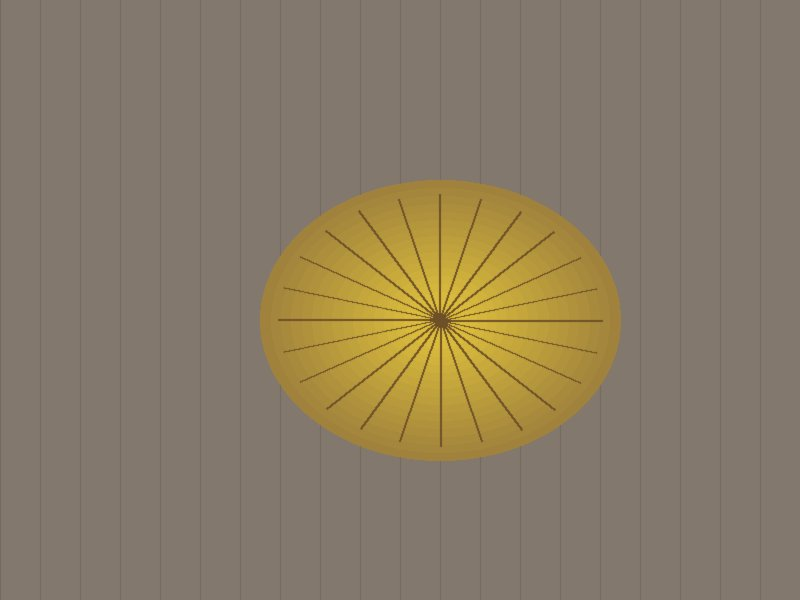
#> input picture ai/vision/samples/bamboo_basket.jpg, 800 x 600 px
$ python -i pipeline.py   (imports and definitions only)
#> lines starting #> are read from the running program, lines starting #| are printed output that depends on the picture; after the words box and inside, x2 and y2 are one past the last pixel; in counts of white or black regions, pixels touching at a corner belong together
#> further down, picture is the input picture: PIL image 800x600 RGB; mean R, G, B 137.2, 123.8, 101.2
"""
Image Processing Pipeline for TANTU AI Vision Studio.
Maintained by Team Member R (AI Image Enhancement).

Provides modular, robust image validation, format normalization,
aspect ratio cropping, lighting/contrast enhancement, background cleaning,
and high-resolution catalogue resizing for artisan handicraft photos.
"""

import io
import math
import os
from collections import deque
from typing import Tuple, List, Dict, Any, Optional, Union
from PIL import Image, ImageOps, ImageEnhance, ImageFilter, ImageStat

try:
    import cv2
    import numpy as np
except ImportError:  # Optional dependency; Pillow fallback remains available.
    cv2 = None
    np = None


SUPPORTED_FORMATS = {"JPEG", "JPG", "PNG", "WEBP", "BMP", "TIFF"}
DEFAULT_TARGET_SIZE = (1024, 1024)
MIN_DIMENSIONS = (50, 50)
MAX_DIMENSIONS = (8000, 8000)


class ImageValidationError(ValueError):
    """Raised when an input image fails validation checks."""
    pass


# [114 lines left out: functions validate_image_bytes, fix_exif_orientation, remove_connected_background, not called in this run]


def remove_smart_background(img: Image.Image, feather_radius: int = 2) -> Tuple[Image.Image, bool]:
    """Segment the centered craft from a busy workshop using GrabCut.

    OpenCV is optional. When available it handles textured backgrounds better than
    border-colour flood fill; on failure the caller can use the Pillow fallback.
    """
#> called with feather_radius = 2
    if cv2 is None or np is None:
        return img, False
    try:
        rgb = np.asarray(img.convert("RGB"))
        height, width = rgb.shape[:2]
#> height = 600; width = 800
        if width < 80 or height < 80:
            return img, False
        mask = np.zeros((height, width), np.uint8)
        margin_x = max(4, int(width * 0.04))
#> margin_x = 32
        margin_y = max(4, int(height * 0.03))
#> margin_y = 18
        rect = (margin_x, margin_y, width - 2 * margin_x, height - 2 * margin_y)
#> rect = (32, 18, 736, 564)
        bgd = np.zeros((1, 65), np.float64)
        fgd = np.zeros((1, 65), np.float64)
        cv2.grabCut(rgb, mask, rect, bgd, fgd, 7, cv2.GC_INIT_WITH_RECT)
        foreground = np.where((mask == cv2.GC_FGD) | (mask == cv2.GC_PR_FGD), 255, 0).astype(np.uint8)
        kernel = np.ones((5, 5), np.uint8)
        foreground = cv2.morphologyEx(foreground, cv2.MORPH_OPEN, kernel)
        foreground = cv2.morphologyEx(foreground, cv2.MORPH_CLOSE, kernel)

        # Busy workshops can leave isolated false-positive blobs. Keep the main
        # product silhouette (bucket + attached handle) and discard small islands.
        count, labels, stats, _ = cv2.connectedComponentsWithStats(foreground, 8)
#> count = 2
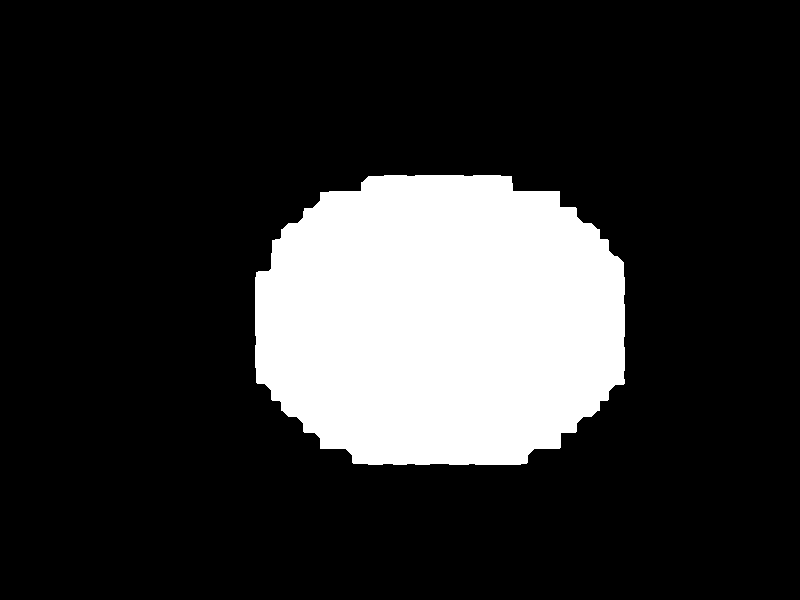
#> foreground: shape (600, 800); 18.8% white; 1 white region, box (x1, y1, x2, y2) and area: (255, 175, 625, 465) 90342
        if count > 1:
            largest = 1 + int(np.argmax(stats[1:, cv2.CC_STAT_AREA]))
#> largest = 1
            foreground = np.where(labels == largest, 255, 0).astype(np.uint8)
        foreground = cv2.morphologyEx(foreground, cv2.MORPH_CLOSE, np.ones((9, 9), np.uint8))
        foreground = cv2.GaussianBlur(foreground, (0, 0), feather_radius)
        coverage = float(np.count_nonzero(foreground)) / float(width * height)
#> coverage = 0.203
        if coverage < 0.05 or coverage > 0.92:
            return img, False
        rgba = Image.fromarray(rgb, mode="RGB").convert("RGBA")
        rgba.putalpha(Image.fromarray(foreground, mode="L"))
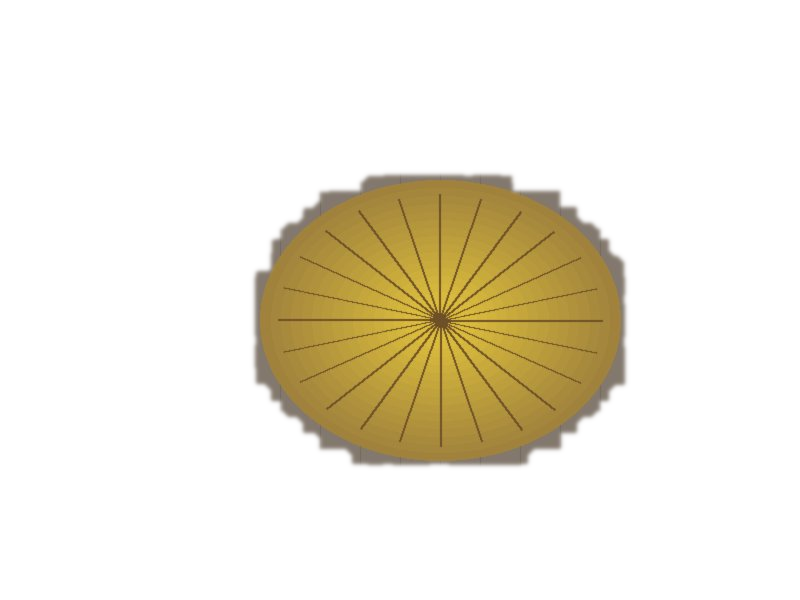
#> rgba: PIL image 800x600 RGBA; mean R, G, B, A 137.2, 123.8, 101.2, 48; transparent parts drawn white
        return rgba, True
    except Exception:
        return img, False


# [134 lines left out: functions convert_to_rgb, detect_and_center_crop, enhance_lighting, apply_studio_background_cleanup, resize_for_catalog, not called in this run]


class ImagePipeline:
    """
    Full End-to-End Image Processing Pipeline for Artisan Product Photos.
    """

    def __init__(self, target_size: Tuple[int, int] = DEFAULT_TARGET_SIZE, target_aspect_ratio: float = 1.0):
        self.target_size = target_size
        self.target_aspect_ratio = target_aspect_ratio

    # [51 lines left out: function process, not called in this run]

>>> from PIL import Image
>>> picture = Image.open('samples/bamboo_basket.jpg')
>>> result = remove_smart_background(picture)
